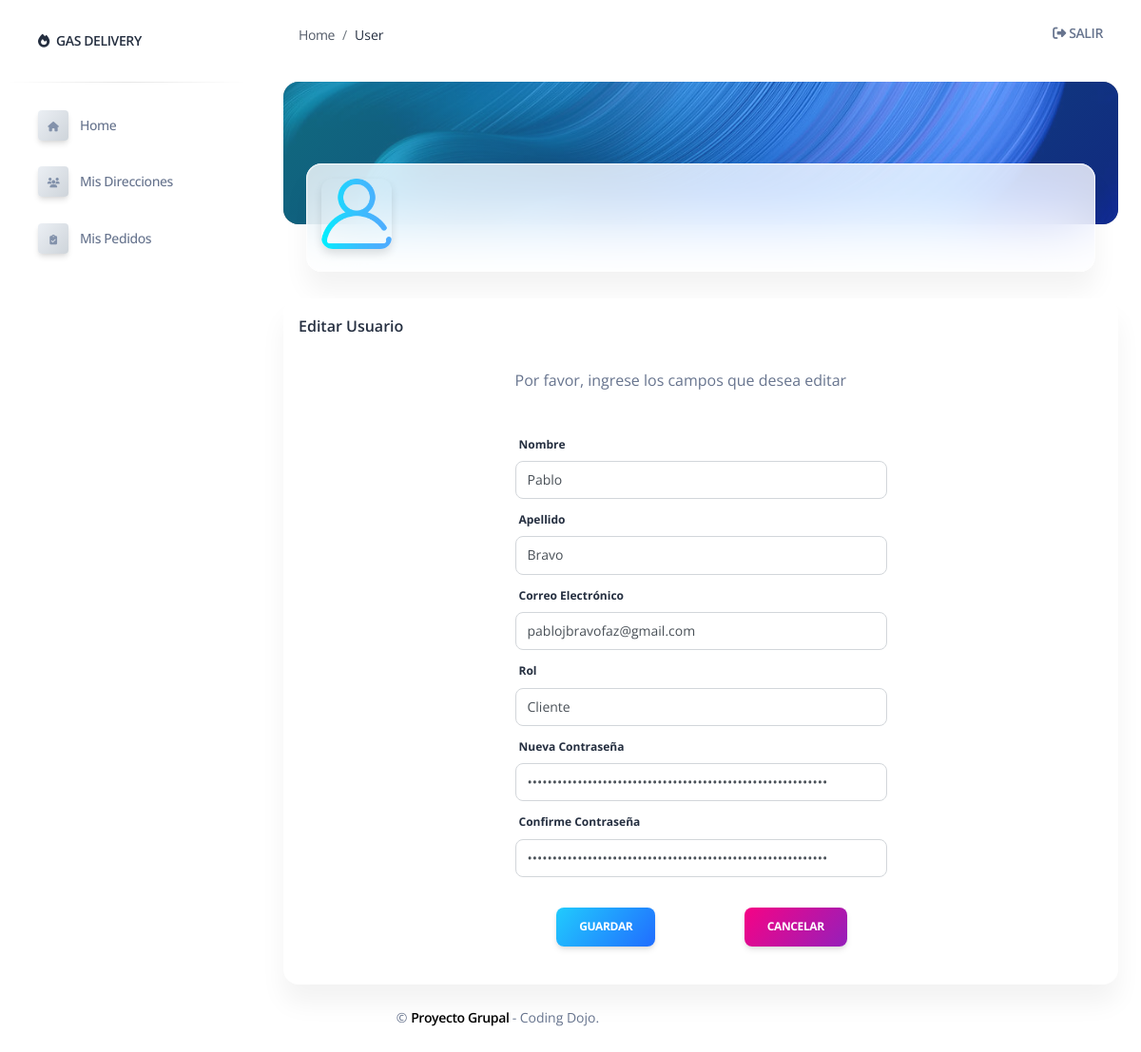
The app's page /user_cli/1/edit with its own data.
### gasbravo/models.py (models this page shows)
class User (models.Model):
    first_name = models.CharField(max_length=50)
    last_name = models.CharField(max_length=55)
    email = models.CharField(max_length=55)
    password = models.CharField(max_length=55)
    user_rol = models.ForeignKey(Rol, related_name="user_rol", on_delete=models.CASCADE)
    created_at = models.DateField(auto_now_add=True)
    updated_at = models.DateField(auto_now=True)
    objects = UserManager()

class Rol (models.Model):
    ROLES = (
        ('Cliente', 'Cliente'),
        ('Admin', 'Admin'),
    )
    roles = models.CharField(max_length=50, choices = ROLES, null=True)

### gasbravo/views.py (the view, shortened to what this page needs)
# urls.py: path('user_cli/<int:number>/edit', views.edit_usr_cl),
def edit_usr_cl(request, number):
    if request.method=='GET':
        content={
            'user': User.objects.get(id=number),
            'allroles': Rol.objects.all()
        }
        return render(request,'edit_user_cl.html', content)

### gasbravo/templates/edit_user_cl.html (shortened to what this page needs)
{% extends 'layouts/base-cl.html' %} {% block title %} Editar Usuario {% endblock title %}
{% block stylesheets %}{% endblock stylesheets %} {% block content %}
<div class="container-fluid">
    <div class="page-header min-height-150 border-radius-xl mt-4" style="background-image: url('/static/assets/img/curved-images/curved14.jpg'); background-position-y: 15%;">
        <span class="mask bg-gradient-info opacity-5"></span>
    </div>
    <div class="card card-body blur shadow-blur mx-4 mt-n6">
        <div class="row gx-4">
            <div class="col-auto">
                <div class="avatar avatar-xl position-relative">
                    <img src="/static/assets/img/usuario5.png" alt="avatar.png" class="w-100 border-radius-lg shadow-sm">
                </div>
            </div>
            <div class="col-auto my-auto">
            </div>
        </div>
    </div>
</div>
<div class="container-fluid py-4">
    <div class="row my-1">
        <div class="col-12">
            <div class="card mb-2">
                <div class="card-header pb-0 p-3">
                    <h6 class="mb-1">Editar Usuario</h6>
                </div>
                <div class="col-xl-6 col-lg-5 col-md-6 d-flex flex-column mx-auto">
                    <div class="card card-plain mt-1">
                        <div class="card-header pb-0 text-left bg-transparent">
                            {% if messages %}
                            <ul class="messages">
                                {% for message in messages%}
                                <li class="text-danger"><strong class="text-danger text-capitalize">{{message.tags}}:</strong> {{message}} {% endfor %}</li>
                            </ul>
                            {% else %} Por favor, ingrese los campos que desea editar {% endif %}
                        </div>
                        <div class="card-body">
                            <form role="form text-left" method="post" action="/user_usr/update/{{user.id}}">
                                <label for="first_name" class="form-label">Nombre</label>
                                <div class="mb-2">
                                    <input type="text" class="form-control" name="first_name" placeholder="Ingrese el nuevo nombre" value="{{user.first_name}}" required>
                                </div>
                                <label for="last_name" class="form-label">Apellido</label>
                                <div class="mb-2">
                                    <input type="text" class="form-control" name="last_name" placeholder="Ingrese el nuevo apellido" value="{{user.last_name}}" required>
                                </div>
                                <label for="email" class="form-label">Correo Electrónico</label>
                                <div class="mb-2">
                                    <input type="email" class="form-control" name="email" placeholder="Ingrese el nuevo correo electrónico" value="{{user.email}}" required>
                                </div>
                                <label for="user_rol" class="form-label">Rol</label>
                                <div class="mb-2">
                                    <select class="form-control" name="user_rol" id="user_rol">
                                    <option value="{{user.user_rol.id}}" selected >{{user.user_rol.roles}}</option>
                                     </select>
                                </div>
                                <label for="password" class="form-label">Nueva Contraseña</label>
                                <div class="mb-2">
                                    <input type="password" class="form-control" name="password" placeholder="Ingrese nueva contraseña" value="{{user.password}}" required>
                                </div>
                                <label for="confirm_password" class="form-label">Confirme Contraseña</label>
                                <div class="mb-2">
                                    <input type="password" class="form-control" name="confirm_password" placeholder="Ingrese nueva contraseña" value="{{user.password}}" required>
                                </div>
                                <div class="mb-3 row g-2 text-center">
                                    <div class="col-md">
                                        <button type="submit" name="save" class="btn bg-gradient-info mt-4 mb-0">Guardar</button>
                                    </div>
                                    <div class="col-md">
                                        <a href="/user/dashboard">
                                            <button type="button" class="btn bg-gradient-primary  mt-4 mb-0">Cancelar</button>
                                        </a>
                                    </div>
                                </div>
                            </form>
                        </div>
                    </div>
                </div>
            </div>
        </div>
        {% include "includes/footer.html" %}
    </div>
</div>
{% endblock content %}

### records on screen
User: first_name "Pablo", last_name "Bravo", email "pablojbravofaz@gmail.com", user_rol "Cliente"
